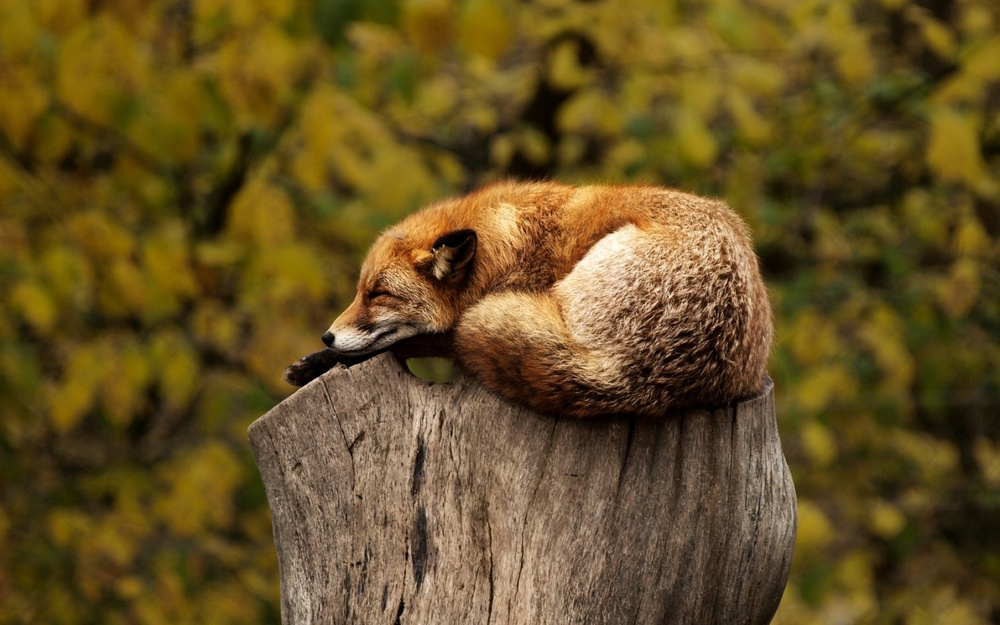
#> input picture img.jpg, 1000 x 625 px, shrunk from 1920 x 1200 before the run
$ python -i image.py   (imports and definitions only)
#> lines starting #> are read from the running program, lines starting #| are printed output that depends on the picture; after the words box and inside, x2 and y2 are one past the last pixel; in counts of white or black regions, pixels touching at a corner belong together
#!/usr/bin/env python3
"""Файл функций обработки изображения"""


import numpy as np
import cv2 as cv


# [5 lines left out: function gray, not called in this run]


def threshold(image, start=150, end=255):
    """Функция получения черно-белого изображения"""

    image = cv.threshold(image, start, end, cv.THRESH_BINARY)[1]
    return image


# [5 lines left out: function threshold_invert, not called in this run]


def invert(image):
    """Функция инвертирования цветов изображения"""

    image = cv.bitwise_not(image)
    return image


def erosion(image, kernel):
    """Функция эрозии изображения"""

    image = cv.erode(image, kernel, iterations=10)
    return image


def dilate(image, kernel):
    """Функция расширения изображения"""

    image = cv.dilate(image, kernel, iterations=10)
    return image


def blur(image):
    """Функция размытия изображения"""

    image = cv.medianBlur(image, 9)
    return image


# [5 lines left out: function gaussian_blur, not called in this run]


def floodfill(image):
    """Функция заполнения изображения"""

    im_th = cv.threshold(image, 220, 255, cv.THRESH_BINARY_INV)[1]
    im_floodfill = image.copy()
    h, w = image.shape[:2]
    mask = np.zeros((h+2, w+2), np.uint8)
    cv.floodFill(im_floodfill, mask, (0, 0), 255)
    im_floodfill_inv = cv.bitwise_not(im_floodfill)
    image = im_th | im_floodfill_inv
    return image


def canny(image):
    """Функция нахождения границ изображения по Кэнни"""

    image = cv.Canny(image, 10, 250)
    return image


def closed(image, kernel):
    """Функция закрытия границ изображения"""

    image = cv.morphologyEx(image, cv.MORPH_CLOSE, kernel)
    return image


def image_prepare(image, start=150, end=255, debug=False):
    """Функция подготовки изображения"""

    kernel = np.ones((3, 3), np.uint8)
    kernel2 = cv.getStructuringElement(cv.MORPH_RECT, (7, 7))

    if (len(image.shape) < 3):
        image = gray(image)
    elif len(image.shape) == 3:
        # смена цветовой модели с BGR на GRAY scale
        image = cv.cvtColor(image, cv.COLOR_BGR2GRAY)
    else:
        raise RuntimeError('Странное цветовое пространство')

    if debug is True:
        n = 0
        rf = f'lap/{n}_gray.png'
        cv.imwrite(rf, image)

    image = threshold(image, start, end)
    if debug is True:
        n += 1
        rf = f'lap/{n}_threshold.png'
        cv.imwrite(rf, image)

    image = erosion(image, kernel2)
    if debug is True:
        n += 1
        rf = f'lap/{n}_erosion.png'
        cv.imwrite(rf, image)

    image = invert(image)
    if debug is True:
        n += 1
        rf = f'lap/{n}_invert.png'
        cv.imwrite(rf, image)

    image = dilate(image, kernel)
    if debug is True:
        n += 1
        rf = f'lap/{n}_dilate.png'
        cv.imwrite(rf, image)

    image = blur(image)
    if debug is True:
        n += 1
        rf = f'lap/{n}_blur.png'
        cv.imwrite(rf, image)

    image = floodfill(image)
    if debug is True:
        n += 1
        rf = f'lap/{n}_floodfill.png'
        cv.imwrite(rf, image)

    '''
    image = threshold_invert(image)
    if debug is True:
        n += 1
        rf = f'lap/{n}_threshold_invert.png'
        cv.imwrite(rf, image)
    '''

    image = canny(image)
    if debug is True:
        n += 1
        rf = f'lap/{n}_canny.png'
        cv.imwrite(rf, image)

    image = closed(image, kernel2)
    if debug is True:
        n += 1
        rf = f'lap/{n}_closed.png'
        cv.imwrite(rf, image)

    return image


# [31 lines left out: function image_prepare_alt, not called in this run]

>>> import cv2
>>> picture = cv2.imread('../img.jpg')
#> picture is the input picture: shape (625, 1000, 3); mean B, G, R 34.9, 80.9, 101.6
>>> result = image_prepare(picture)
#> in image_prepare, `image = cv.cvtColor(image, cv.COLOR_BGR2GRAY)`:
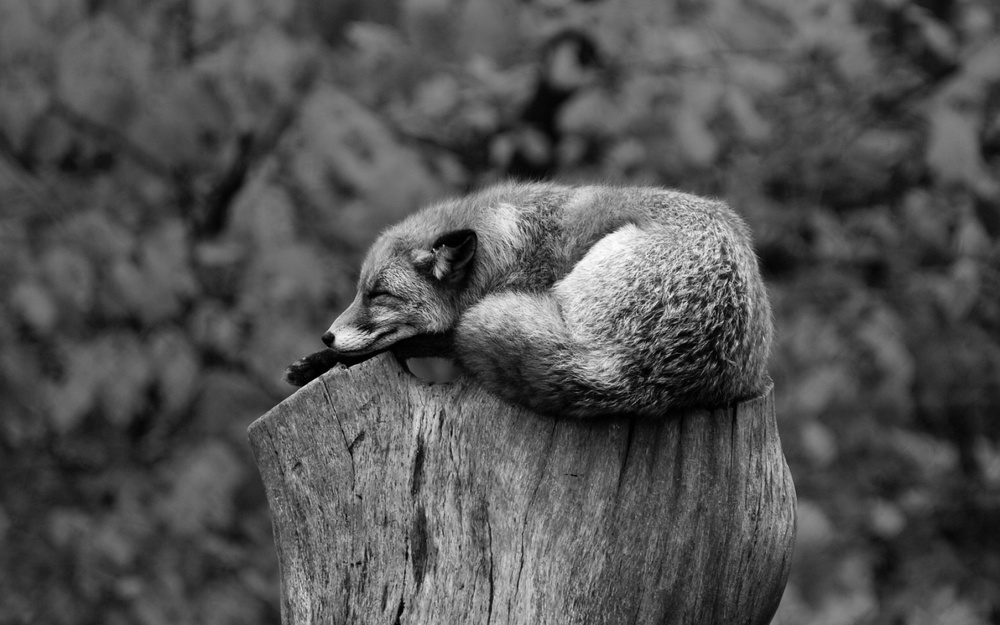
#> image: shape (625, 1000); min 0, max 252, mean 81.8
#> in threshold, `image = cv.threshold(image, start, end, cv.THRESH_BINARY)[1]`:
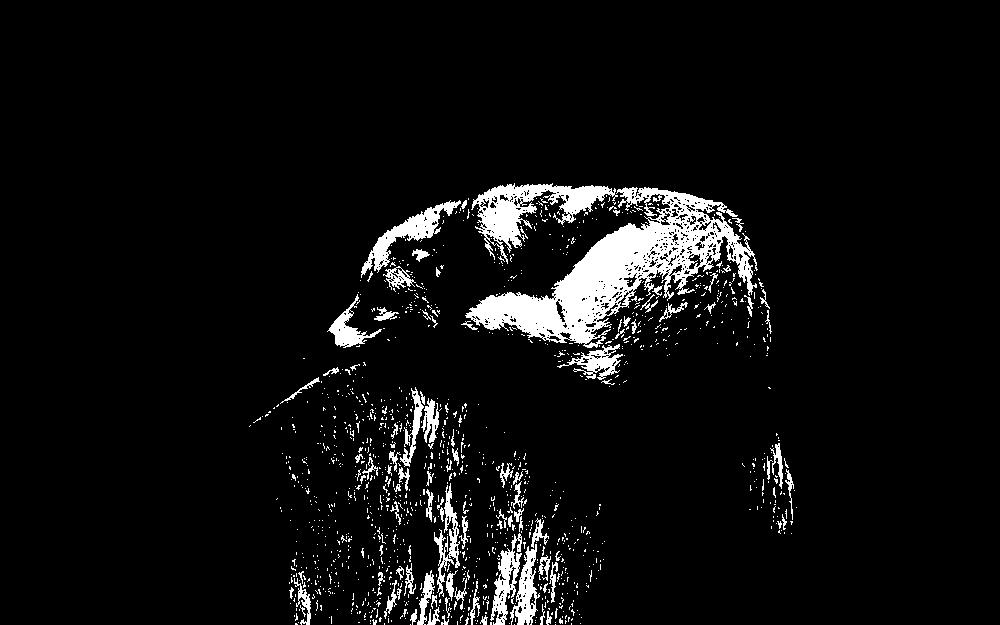
#> image: shape (625, 1000); 5.9% white; 1298 white regions (1199 under 20 px), largest, box (x1, y1, x2, y2) and area: (465, 187, 758, 348) 15113, (471, 183, 618, 264) 3866, (361, 200, 461, 278) 1748
#> in erosion, `image = cv.erode(image, kernel, iterations=10)`: image: shape (625, 1000); every value is 0
#> in invert, `image = cv.bitwise_not(image)`: image: shape (625, 1000); every value is 255
